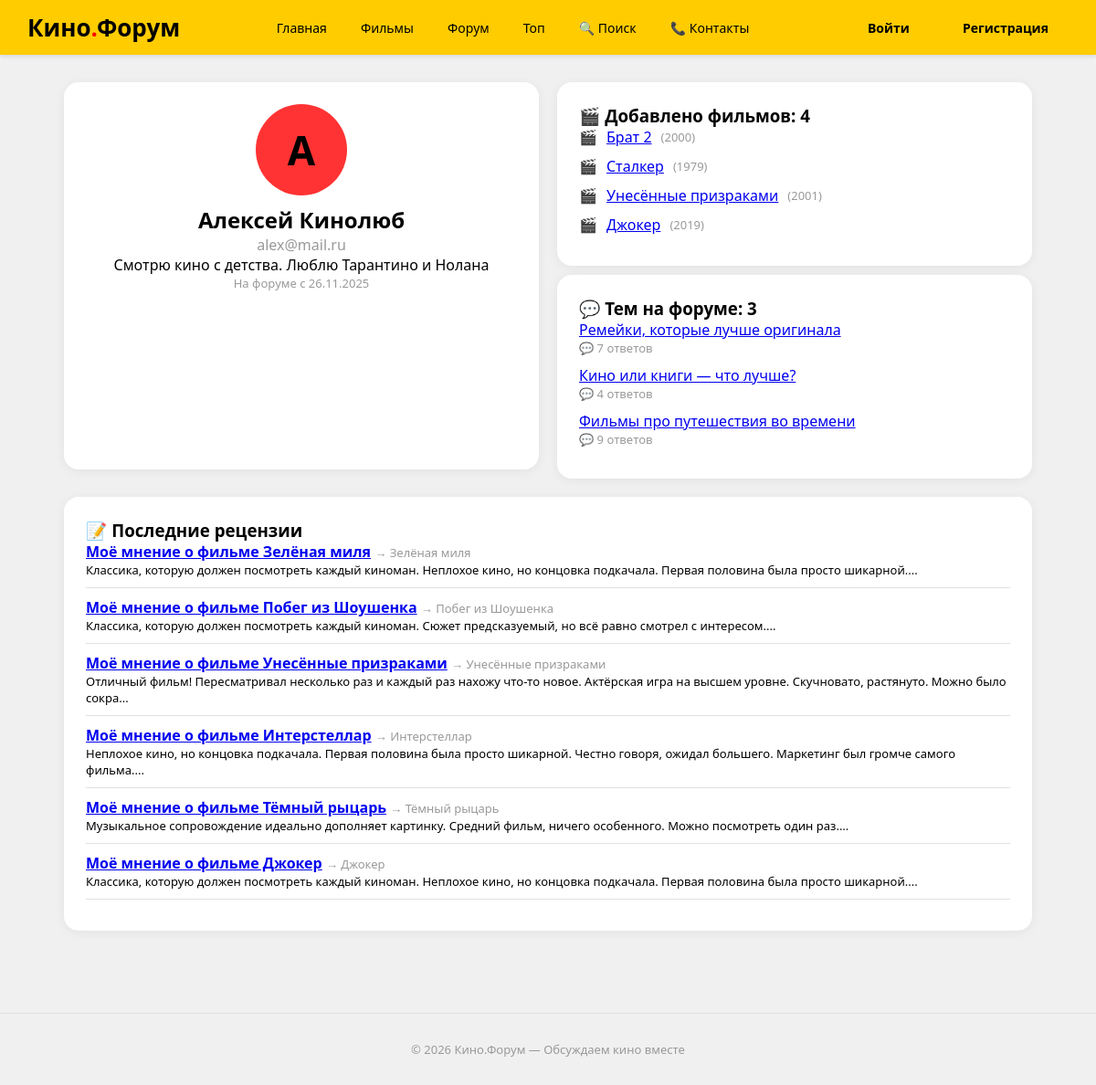
The app's page /profile/1 with its own data.
### data/users.py (models this page shows, shortened)
class User(SqlAlchemyBase, UserMixin):
    __tablename__ = 'users'
    id = sqlalchemy.Column(sqlalchemy.Integer, primary_key=True, autoincrement=True)
    name = sqlalchemy.Column(sqlalchemy.String(100), nullable=False)
    email = sqlalchemy.Column(sqlalchemy.String(100), unique=True, nullable=False)
    about = sqlalchemy.Column(sqlalchemy.Text, default='')
    hashed_password = sqlalchemy.Column(sqlalchemy.String(200), nullable=False)
    created_date = sqlalchemy.Column(sqlalchemy.DateTime, default=datetime.datetime.now)
    films = orm.relationship("Film", back_populates='user')
    reviews = orm.relationship("Review", back_populates='user')
    comments = orm.relationship("Comment", back_populates='user')
    forum_posts = orm.relationship("ForumPost", back_populates='user')

### data/film.py (models this page shows)
class Film(SqlAlchemyBase):
    __tablename__ = 'films'
    id = sqlalchemy.Column(sqlalchemy.Integer, primary_key=True, autoincrement=True)
    title = sqlalchemy.Column(sqlalchemy.String(200), nullable=False)
    director = sqlalchemy.Column(sqlalchemy.String(200))
    year = sqlalchemy.Column(sqlalchemy.Integer)
    genre = sqlalchemy.Column(sqlalchemy.String(500))
    country = sqlalchemy.Column(sqlalchemy.String(200))
    duration = sqlalchemy.Column(sqlalchemy.Integer)
    description = sqlalchemy.Column(sqlalchemy.Text)
    rating = sqlalchemy.Column(sqlalchemy.Float, default=0.0)
    review_count = sqlalchemy.Column(sqlalchemy.Integer, default=0)
    created_date = sqlalchemy.Column(sqlalchemy.DateTime, default=datetime.datetime.now)
    user_id = sqlalchemy.Column(sqlalchemy.Integer, sqlalchemy.ForeignKey("users.id"))
    user = orm.relationship("User", back_populates='films')
    reviews = orm.relationship("Review", back_populates='film')

### data/forum_post.py (models this page shows)
class ForumPost(SqlAlchemyBase):
    __tablename__ = 'forum_posts'
    id = sqlalchemy.Column(sqlalchemy.Integer, primary_key=True, autoincrement=True)
    title = sqlalchemy.Column(sqlalchemy.String(200), nullable=False)
    content = sqlalchemy.Column(sqlalchemy.Text, nullable=False)
    category = sqlalchemy.Column(sqlalchemy.String(100))
    views = sqlalchemy.Column(sqlalchemy.Integer, default=0)
    comment_count = sqlalchemy.Column(sqlalchemy.Integer, default=0)
    created_date = sqlalchemy.Column(sqlalchemy.DateTime, default=datetime.datetime.now)
    user_id = sqlalchemy.Column(sqlalchemy.Integer, sqlalchemy.ForeignKey("users.id"))
    user = orm.relationship("User", back_populates='forum_posts')
    comments = orm.relationship("Comment", back_populates='forum_post')

### data/review.py (models this page shows)
class Review(SqlAlchemyBase):
    __tablename__ = 'reviews'
    id = sqlalchemy.Column(sqlalchemy.Integer, primary_key=True, autoincrement=True)
    title = sqlalchemy.Column(sqlalchemy.String(200), nullable=False)
    content = sqlalchemy.Column(sqlalchemy.Text, nullable=False)
    created_date = sqlalchemy.Column(sqlalchemy.DateTime, default=datetime.datetime.now)
    user_id = sqlalchemy.Column(sqlalchemy.Integer, sqlalchemy.ForeignKey("users.id"))
    film_id = sqlalchemy.Column(sqlalchemy.Integer, sqlalchemy.ForeignKey("films.id"))
    user = orm.relationship("User", back_populates='reviews')
    film = orm.relationship("Film", back_populates='reviews')

### main.py (the view)
@app.route('/profile/<int:user_id>')
def profile(user_id):
    db_sess = db_session.create_session()
    user = db_sess.get(User, user_id)
    if not user:
        abort(404)
    reviews = db_sess.query(Review).filter(Review.user_id == user_id).order_by(Review.created_date.desc()).limit(10).all()
    posts = db_sess.query(ForumPost).filter(ForumPost.user_id == user_id).order_by(ForumPost.created_date.desc()).limit(10).all()
    films = db_sess.query(Film).filter(Film.user_id == user_id).all()
    return render_template('profile.html', user=user, reviews=reviews, posts=posts, films=films, YANDEX_COLORS=YANDEX_COLORS, STYLE=STYLE, get_header=get_header)

### data/db_session.py (called while the page is built)
def create_session() -> Session:
    global __factory
    return __factory()

### templates/profile.html (shortened to what this page needs)
{% extends "base.html" %}
{% block content %}
<div class="ya-grid ya-grid-2 ya-mb">
    <div class="ya-card" style="text-align:center">
        <div class="ya-avatar ya-avatar-lg" style="background:{{ YANDEX_COLORS[user.id % 12] }};margin:0 auto">{{ user.name[0].upper() }}</div>
        <h2 class="ya-mt">{{ user.name }}</h2>
        <p class="ya-text-muted">{{ user.email }}</p>
        {% if user.about %}<p>{{ user.about }}</p>{% endif %}
        <p class="ya-text-muted ya-text-sm">На форуме с {{ user.created_date.strftime('%d.%m.%Y') }}</p>
    </div>
    <div>
        <div class="ya-card ya-mb">
            <h3>🎬 Добавлено фильмов: {{ films|length }}</h3>
            {% for film in films[:5] %}
                <div class="ya-flex ya-mb">
                    <span>🎬</span>
                    <a href="/film/{{ film.id }}">{{ film.title }}</a>
                    <span class="ya-text-muted ya-text-sm">({{ film.year }})</span>
                </div>
            {% endfor %}
        </div>
        <div class="ya-card ya-mb">
            <h3>💬 Тем на форуме: {{ posts|length }}</h3>
            {% for post in posts[:5] %}
                <div class="ya-mb">
                    <a href="/forum/{{ post.id }}">{{ post.title }}</a>
                    <div class="ya-text-muted ya-text-sm">💬 {{ post.comment_count }} ответов</div>
                </div>
            {% endfor %}
        </div>
    </div>
</div>
<div class="ya-card">
    <h3>📝 Последние рецензии</h3>
    {% for review in reviews %}
        <div class="ya-mb" style="border-bottom:1px solid #e0e0e0;padding-bottom:10px">
            <a href="/film/{{ review.film.id }}"><strong>{{ review.title }}</strong></a>
            <span class="ya-text-muted ya-text-sm">→ {{ review.film.title }}</span>
            <p class="ya-text-sm">{{ review.content[:150] }}...</p>
        </div>
    {% endfor %}
</div>
{% endblock %}

### records on screen
User: name "А", name "Алексей Кинолюб", email "alex@mail.ru", about "Смотрю кино с детства. Люблю Тарантино и Нолана", created_date "26.11.2025"
Film: title "Брат 2", year "2000"
Film: title "Сталкер", year "1979"
Film: title "Унесённые призраками", year "2001"
Film: title "Джокер", year "2019"
ForumPost: title "Ремейки, которые лучше оригинала", comment_count "7"
ForumPost: title "Кино или книги — что лучше?", comment_count "4"
ForumPost: title "Фильмы про путешествия во времени", comment_count "9"
Review: title "Моё мнение о фильме Зелёная миля", film "Зелёная миля", content "Классика, которую должен посмотреть каждый киноман. Неплохое кино, но концовка подкачала. Первая половина была просто шикарной."
Review: title "Моё мнение о фильме Побег из Шоушенка", film "Побег из Шоушенка", content "Классика, которую должен посмотреть каждый киноман. Сюжет предсказуемый, но всё равно смотрел с интересом."
Review: title "Моё мнение о фильме Унесённые призраками", film "Унесённые призраками", content "Отличный фильм! Пересматривал несколько раз и каждый раз нахожу что-то новое. Актёрская игра на высшем уровне. Скучновато, растянуто. Можно было сокра"
Review: title "Моё мнение о фильме Интерстеллар", film "Интерстеллар", content "Неплохое кино, но концовка подкачала. Первая половина была просто шикарной. Честно говоря, ожидал большего. Маркетинг был громче самого фильма."
Review: title "Моё мнение о фильме Тёмный рыцарь", film "Тёмный рыцарь", content "Музыкальное сопровождение идеально дополняет картинку. Средний фильм, ничего особенного. Можно посмотреть один раз."
Review: title "Моё мнение о фильме Джокер", film "Джокер", content "Классика, которую должен посмотреть каждый киноман. Неплохое кино, но концовка подкачала. Первая половина была просто шикарной."

### other values on screen
{{ get_header()|safe }} "Кино . Форум Главная Фильмы Форум Топ 🔍 Поиск 📞 Контакты Войти Регистрация"
{{ films|length }} "4"
{{ posts|length }} "3"
